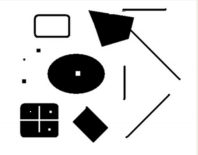
//> input picture inputImages/hessianInput.png, 198 x 155 px
$ ./15_hesian   (built with g++ and OpenCV 4)
//> lines starting //> are read from the running program, lines starting //| are printed output that depends on the picture; after the words box and inside, x2 and y2 are one past the last pixel; in counts of white or black regions, pixels touching at a corner belong together
/*

*	Author - Priyen Shah
*	Emp ID - 141541

*/

#include <iostream>
#include <string>
#include <stdint.h>
#include <opencv2/opencv.hpp>
#include <cmath>
#include <vector>

/*
*	Function: convertToGray
	*	InputImage data type- CV_8UC3, outputImage data type - CV_8UC1
	*	Converts BGR image into grayscale image

*/
void convertToGray(const cv::Mat& inputImage, cv::Mat& outputImage){

	int B, G, R;

	for(int row=0; row < inputImage.rows; row++ ){
		for(int col=0; col < inputImage.cols; col++){

			B = (int)inputImage.at<cv::Vec3b>(row,col)[0];
			G = (int)inputImage.at<cv::Vec3b>(row,col)[1];
			R = (int)inputImage.at<cv::Vec3b>(row,col)[2];

            outputImage.at<uint8_t>(row, col) = (int)(0.299*R + 0.587*G + 0.114*B); //GrayScale
        }
	}
}
void GaussianFilterCreation(float GKernel[][5])
{
    // intialising standard deviation to 1.0
    float sigma = 1.0;
    float r, s = 2.0 * sigma * sigma;

    // sum is for normalization
    float sum = 0.0;

    // generating 5x5 kernel
    for (int x = -2; x <= 2; x++) {
        for (int y = -2; y <= 2; y++) {
            r = sqrt(x * x + y * y);
            GKernel[x + 2][y + 2] = (exp(-(r * r) / s)) / (M_PI * s);
            sum += GKernel[x + 2][y + 2];
        }
    }

    // normalising the Kernel
    for (int i = 0; i < 5; ++i)
        for (int j = 0; j < 5; ++j)
            GKernel[i][j] /= sum;
}

int convolution_for_32_bit_mat(const cv::Mat& inputImage, cv::Mat& outputImage, cv::Mat& kernel) {
    //Create a inputImage object of all zeros. The data type should be same as input image. Here unsigned int of 32 bits
    cv::Mat paddedImage = cv::Mat::zeros(inputImage.rows+kernel.rows-1,inputImage.cols+kernel.cols-1, CV_32F);

    //Padding of image
    for(int row=(int)kernel.rows/2;row<paddedImage.rows-(int)kernel.rows/2;row++) {
        for(int col=(int)kernel.cols/2;col<paddedImage.cols-(int)kernel.cols/2;col++) {
            // Ensure that the input image data is taken from zeroth index.
            paddedImage.at<float>(row, col) = inputImage.at<uint8_t>(row-(int)kernel.rows/2, col-(int)kernel.cols/2);
        }
    }

    //Convolution
    for(int row=(int)kernel.rows/2;row<((paddedImage.rows)-(int)kernel.rows/2);row++) {
        for(int col=(int)kernel.cols/2;col<((paddedImage.cols)-(int)kernel.cols/2);col++) {
            float t_sum = 0;
            for(int k_row=-(int)kernel.rows/2; k_row<(kernel.rows-(int)kernel.rows/2); k_row++) {
                for(int k_col=-(int)kernel.cols/2; k_col<(kernel.cols-(int)kernel.cols/2); k_col++) {
                    t_sum += (float)((float)paddedImage.at<float>(row+k_row, col+k_col) * (float)kernel.at<float>(k_row+(int)kernel.rows/2, k_col+(int)kernel.cols/2));
                }
            }
            outputImage.at<float>(row-(int)kernel.rows/2, col-(int)kernel.cols/2) = t_sum;
        }
    }
}

int convolution(const cv::Mat& inputImage, cv::Mat& outputImage, cv::Mat& kernel) {
    //Create a inputImage object of all zeros. The data type should be same as input image. Here unsigned int of 32 bits
    cv::Mat paddedImage = cv::Mat::zeros(inputImage.rows+kernel.rows-1,inputImage.cols+kernel.cols-1, CV_32F);

    //Padding of image
    for(int row=(int)kernel.rows/2;row<paddedImage.rows-(int)kernel.rows/2;row++) {
        for(int col=(int)kernel.cols/2;col<paddedImage.cols-(int)kernel.cols/2;col++) {
            // Ensure that the input image data is taken from zeroth index.
            paddedImage.at<float>(row, col) = inputImage.at<float>(row-(int)kernel.rows/2, col-(int)kernel.cols/2);
        }
    }

    //Convolution
    for(int row=(int)kernel.rows/2;row<((paddedImage.rows)-(int)kernel.rows/2);row++) {
        for(int col=(int)kernel.cols/2;col<((paddedImage.cols)-(int)kernel.cols/2);col++) {
            float t_sum = 0;
            for(int k_row=-(int)kernel.rows/2; k_row<(kernel.rows-(int)kernel.rows/2); k_row++) {
                for(int k_col=-(int)kernel.cols/2; k_col<(kernel.cols-(int)kernel.cols/2); k_col++) {
                    t_sum += (float)((float)paddedImage.at<float>(row+k_row, col+k_col) * (float)kernel.at<float>(k_row+(int)kernel.rows/2, k_col+(int)kernel.cols/2));
                }
            }
            outputImage.at<float>(row-(int)kernel.rows/2, col-(int)kernel.cols/2) = t_sum;
        }
    }
}

/*
*	Function: GaussianBlur
	*	Applies gaussian filter to the inputImage.
	*	InputImage and outputImage data type: CV_32F
*/
cv::Mat gaussianBlur(const cv::Mat& inputImage){

	cv::Mat outputImage(inputImage.rows, inputImage.cols, CV_32F);

    float gaussianKernelData[5][5];
    GaussianFilterCreation(gaussianKernelData);
    cv::Mat gaussianKernel(5,5, CV_32F, gaussianKernelData);

    convolution(inputImage, outputImage, gaussianKernel);

    //cv::imshow("blurred",outputImage);
    return outputImage;
}

/*
*	Function: secondDerivativeX
	*	Calculates second order derivative in X direction.
	*	The kernel used is a convolution of 1st order sobel in X direction with itself.
	*	InputImage data type - CV_8U, outputImage data type - CV_32F
*/
void secondDerivativeX(const cv::Mat& inputImage, cv::Mat& edgeImage){

    //Applying edge detection kernel for X direction
    float kernelData_For_X_direction[] = {1, 0, -2, 0, 1,
    									  4, 0, -8, 0, 4,
    									  6, 0, -12,0, 6,
    									  4, 0, -8, 0, 4,
    									  1, 0, -2, 0, 1 };

    cv::Mat kernel_For_X_direction(5,5,CV_32F,kernelData_For_X_direction);

    convolution_for_32_bit_mat(inputImage, edgeImage, kernel_For_X_direction);

    cv::imshow("Edges along X", gaussianBlur(edgeImage));

}

/*
*	Function: secondDerivativeY
	*	Calculates second order derivative in Y direction.
	*	The kernel used is a convolution of 1st order sobel in Y direction with itself.
	*	InputImage data type - CV_8U, outputImage data type - CV_32F
*/
void secondDerivativeY(const cv::Mat& inputImage, cv::Mat& edgeImage){

    //Applying edge detection kernel for X direction
    float kernelData_For_Y_direction[] = {1, 4, 6, 4, 1,
    									  0, 0, 0, 0, 0,
    									  -2, -8, -12, -8 ,-2,
    									  0, 0, 0, 0, 0,
    									  1, 4, 6 ,4, 1 };

    cv::Mat kernel_For_Y_direction(5,5,CV_32F,kernelData_For_Y_direction);

    convolution_for_32_bit_mat(inputImage, edgeImage, kernel_For_Y_direction);

    cv::imshow("Edges along Y", gaussianBlur(edgeImage));

}

/*
*	Function: secondDerivativeXY
	*	Calculates second order derivative in X and Y direction.
	*	The kernel is obtained by the convolution of 1st order sobel kernel in X and Y direction
	*	InputImage data type - CV_8U, outputImage data type - CV_32F
*/
void secondDerivativeXY(const cv::Mat& inputImage, cv::Mat& edgeImage){

	float kernelData[] = { 1, 2, 0, -2, -1,
                    	   2, 4, 0, -4, -2,
                           0, 0, 0, 0, 0,
                       	  -2, -4, 0, 4, 2,
                       	  -1, -2, 0, 2, 1	};

    cv::Mat kernel_For_XY_direction(5,5,CV_32F,kernelData);

    convolution_for_32_bit_mat(inputImage, edgeImage, kernel_For_XY_direction);


    cv::imshow("Edges along XY", gaussianBlur(edgeImage));

}

/*
*	Function: HessianResponse
	*	InputImage, outputImage data type - CV_32F
	*	Calculates hessian determinant. Initializes them in outputImage
*/

void HessianResponse(const cv::Mat& Ixx, const cv::Mat& Iyy, const cv::Mat& Ixy, cv::Mat& outputImage){

	float det_Matrix = 0;

	cv::Mat M(2, 2, CV_32F);

	for(int row=0; row<outputImage.rows; ++row){
		for(int col=0; col<outputImage.cols; ++col){
			M.at<float>(0,0) = (float)Ixx.at<float>(row, col);
			M.at<float>(0,1) = (float)Ixy.at<float>(row, col);
			M.at<float>(1,0) = (float)Ixy.at<float>(row, col);
			M.at<float>(1,1) = (float)Iyy.at<float>(row, col);

			cv::Mat eigenValsMat;
			cv::eigen(M, eigenValsMat);

			det_Matrix = (float)(eigenValsMat.at<float>(0,0) * eigenValsMat.at<float>(1,0));

			outputImage.at<float>(row, col) = det_Matrix;
		}
	}
}

/*
*	Function: findMax
	*	InputImage, outputImage data type - CV_8U
	*	In inputImage, for determinant values > hessianThreshold, initialize 255 in outputImage.
*/
cv::Mat findMax(cv::Mat inputImage){

	cv::Mat outputImage(inputImage.rows, inputImage.cols, CV_8U);

	for(int row = 0; row < inputImage.rows; ++row){
		for(int col = 0; col < inputImage.cols; ++col){

			if(inputImage.at<uint8_t>(row, col) > 100){ //100 is hessian threshold for interest point.
				outputImage.at<uint8_t>(row, col)=255;
			}

			else{
				outputImage.at<uint8_t>(row, col)=0;
			}
		}
	}

	return outputImage;
}

void highlightPoints(cv::Mat& inputImage, cv::Mat& points){ // Points image is binary

	for(int row = 0; row < inputImage.rows; ++row){
		for(int col = 0; col < inputImage.cols; ++col){
			if(points.at<uint8_t>(row, col)>0){
				cv::circle(inputImage, cv::Point(col,row), 3, cv::Scalar(0, 255, 0), 1);
			}
		}
	}
}

void erode(cv::Mat& inputImage, cv::Mat& outputImage){

	int intensity=0;

	for (int row = 0; row < inputImage.rows; row++){
		for (int col = 0; col < inputImage.cols; col++){

			if (inputImage.at <uint8_t>(row, col) == intensity){

				outputImage.at<uint8_t>(row, col) = intensity;
				if (row > 0)
					outputImage.at<uint8_t>(row - 1, col) = intensity;
				if (col > 0)
					outputImage.at<uint8_t>(row, col - 1) = intensity;
				if ((row + 1) < inputImage.rows)
					outputImage.at<uint8_t>(row + 1, col) = intensity;
				if ((col + 1) < inputImage.cols)
					outputImage.at<uint8_t>(row, col + 1) = intensity;
			}
		}
	}

}

void normalize(const cv::Mat& hessianMatInput, cv::Mat& hessianMatNormalized){
	float lowestPixel=0, highestPixel=0;

	lowestPixel = (float)hessianMatInput.at<float>(0,0); //initialize a random point in matrix
	for (int row = 0; row < hessianMatInput.rows; row++){
		for (int col = 0; col < hessianMatInput.cols; col++){

			if((float)hessianMatInput.at<float>(row, col)<=lowestPixel){
				lowestPixel = (float)hessianMatInput.at<float>(row, col);
			}

			if((float)hessianMatInput.at<float>(row, col)>=highestPixel){
				highestPixel = (float)hessianMatInput.at<float>(row, col);
			}
		}
	}

	int maxIntensity=255;
	int minIntensity=0;

	for(int row=0;row<hessianMatInput.rows;row++) {
        for(int col = 0; col < hessianMatInput.cols; col++) {
            hessianMatNormalized.at<uint8_t>(row, col) =  (int)(hessianMatInput.at<float>(row, col) - lowestPixel) * ((maxIntensity - minIntensity)/(highestPixel - lowestPixel));
        }
    }
}

void saveImageToFile(cv::Mat& image, std::string fileName){

    cv::imwrite(fileName, image);
    std::cout << "Output image saved as: " << fileName << std::endl;
}

int main(){

	cv::Mat inputImage = cv::imread("hessianInput.png");
//> inputImage is the input picture: 155 rows x 198 cols, CV_8UC3; mean B, G, R 210.8, 210.9, 211
	cv::imshow("Input Image", inputImage);

	// Step 1: Convert the BGR image into a grayscale Image.
	cv::Mat grayImage(inputImage.rows, inputImage.cols, CV_8UC1);
	convertToGray(inputImage, grayImage);
//> the loop in convertToGray, `for(int row=0; row < inputImage.rows; row++ )` made 155 passes
//> (B, G, R) on passes 1 to 3: (227, 237, 239), (228, 238, 240), (228, 238, 240)
//> after the loop in convertToGray, `for(int row=0; row < inputImage.rows; row++ )`: B = 228; G = 238; R = 240

	//Step 2: Compute Second derivatives along X, Y and XY directions
	cv::Mat Ixx(inputImage.rows, inputImage.cols, CV_32F);
	secondDerivativeX(grayImage, Ixx);
//> after the loop in convolution, `for(int row=(int)kernel.rows/2;row<paddedImage.rows-(int)kernel.rows/2..`:
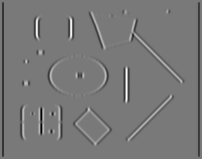
//> paddedImage: 159 rows x 202 cols, CV_32FC1; min -7168, max 7874, mean -76.1; drawn with min black and max white

	cv::Mat Iyy(inputImage.rows, inputImage.cols, CV_32F);
	secondDerivativeY(grayImage, Iyy);
//> after the loop in convolution (call 2), `for(int row=(int)kernel.rows/2;row<paddedImage.rows-(int)kernel.rows/2..`:
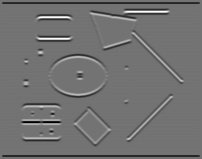
//> paddedImage: 159 rows x 202 cols, CV_32FC1; min -6224, max 7536, mean -99.6; drawn with min black and max white

	cv::Mat Ixy(inputImage.rows, inputImage.cols, CV_32F);
	secondDerivativeXY(grayImage, Ixy);
//> after the loop in convolution (call 3), `for(int row=(int)kernel.rows/2;row<paddedImage.rows-(int)kernel.rows/2..`:
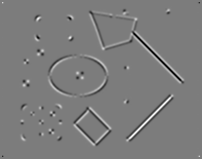
//> paddedImage: 159 rows x 202 cols, CV_32FC1; min -3306, max 3454, mean 0; drawn with min black and max white
//> after the loop in convolution (call 3), `for(int row=(int)kernel.rows/2;row<((paddedImage.rows)-(int)kernel.row..`:
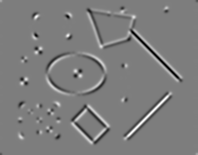
//> outputImage: 155 rows x 198 cols, CV_32FC1; min -1553.8, max 1591.6, mean 0; drawn with min black and max white

	// Step 3: Apply formula for Harris
	cv::Mat hessianOutput(inputImage.rows, inputImage.cols, CV_32F);
	HessianResponse(gaussianBlur(Ixx),gaussianBlur(Iyy),gaussianBlur(Ixy), hessianOutput);
//> the loop in HessianResponse, `for(int row=0; row<outputImage.rows; ++row)` made 155 passes
//> det_Matrix on passes 1 to 3: 1528662, 2592531.5, 1473183
//> after the loop in HessianResponse, `for(int row=0; row<outputImage.rows; ++row)`:
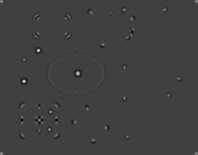
//> outputImage: 155 rows x 198 cols, CV_32FC1; min -3021989.2, max 8942745, mean 3188.7; drawn with min black and max white
//> after the loop in HessianResponse, `for(int row=0; row<outputImage.rows; ++row)`: M = [[-1309.2, 540.6], [540.6, -1415.1]]; det_Matrix = 1560513
	//std::cout << hessianOutput << std::endl;
	cv::Mat normalizedHessian = cv::Mat::zeros(hessianOutput.rows, hessianOutput.cols, CV_8U);
	normalize(hessianOutput, normalizedHessian);
//> in normalize, `lowestPixel = (float)hessianMatInput.at<float>(0,0);`: lowestPixel = 1812722.6
//> the loop in normalize, `for (int row = 0; row < hessianMatInput.rows; row++)` made 155 passes
//> (lowestPixel, highestPixel) on passes 1 to 3: (0, 2994440), (-169, 4776199), (-688.1, 4776199)
//> after the loop in normalize, `for (int row = 0; row < hessianMatInput.rows; row++)`: lowestPixel = -3021989.2; highestPixel = 8942745

	// Step 4: Find the points of interest
	cv::Mat PointsImage = findMax(normalizedHessian);
//> after the loop in findMax, `for(int row = 0; row < inputImage.rows; ++row)`:
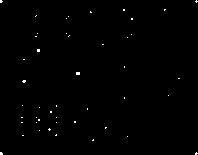
//> outputImage: 155 rows x 198 cols, CV_8UC1; 0.45% white in thin lines or dots

	//Draw circles on the input image based on the points detected
	highlightPoints(inputImage, PointsImage);
//> after the loop in highlightPoints, `for(int row = 0; row < inputImage.rows; ++row)`:
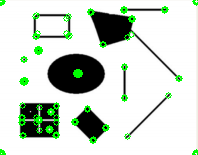
//> inputImage: 155 rows x 198 cols, CV_8UC3; 4.18% of pixels changed, all inside (x1, y1, x2, y2) = (0, 0, 198, 155)
	cv::imshow("Image with corners highlighted", inputImage);

	saveImageToFile(inputImage, "hessianOutputImage.jpg");
	cv::waitKey(0);
	cv::destroyAllWindows();


	return 0;

}
